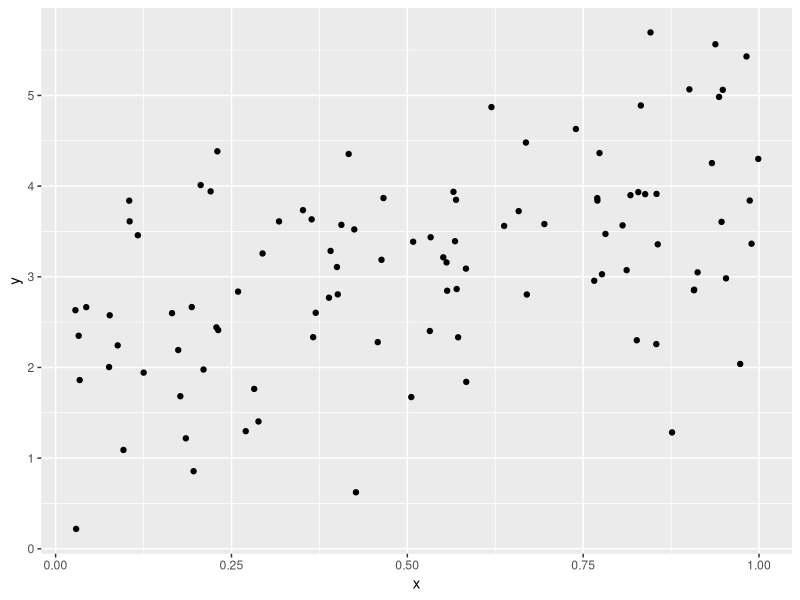

Write the R code that produced this figure.
## ---- chunk 1
library(tidyverse)
plot_df=
  tibble(
    x= runif(100), 
    y= 2 + 2*x + rnorm(100)
  )

plot_df |> 
  ggplot(aes(x=x, y=y)) + 
  geom_point()
